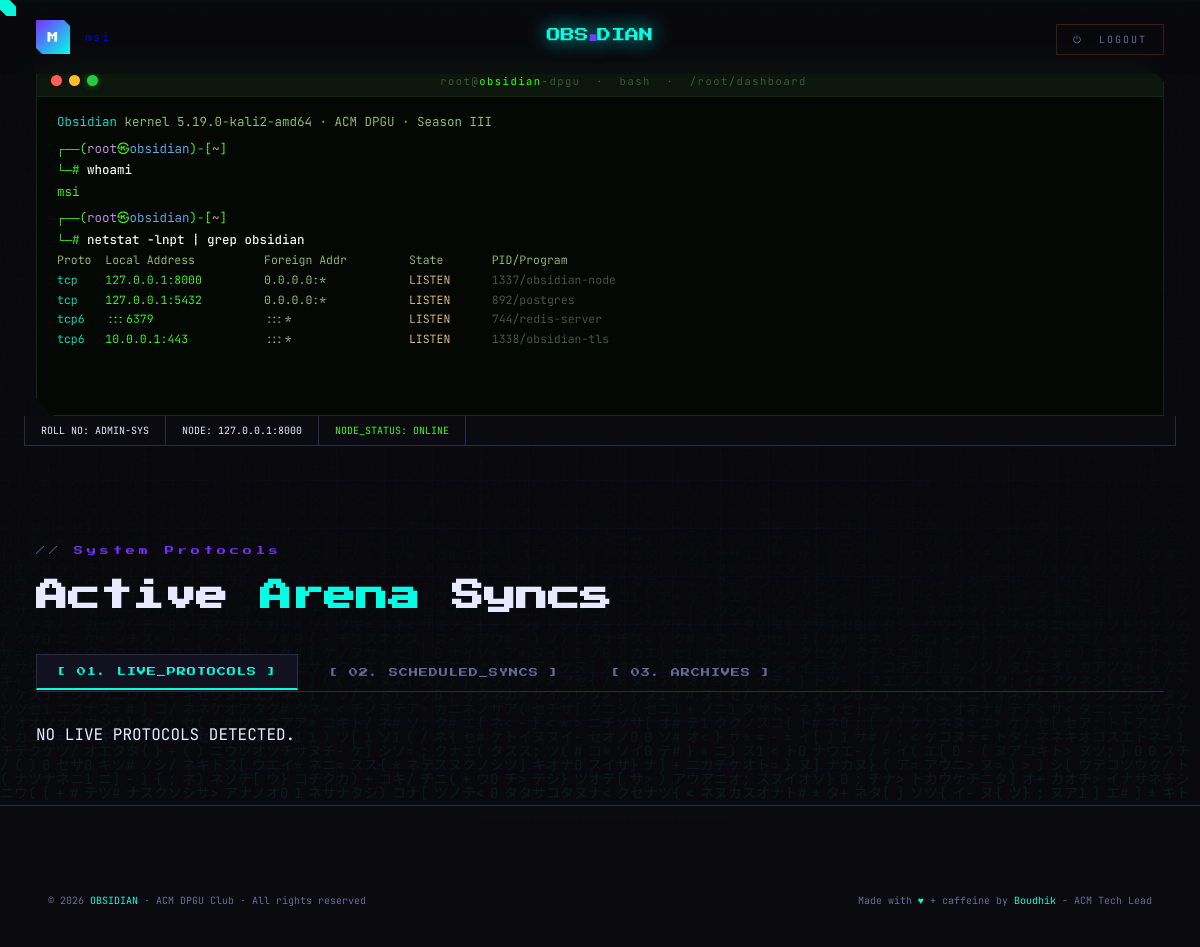
The page /dashboard/ (signed in) on the database as committed earlier.
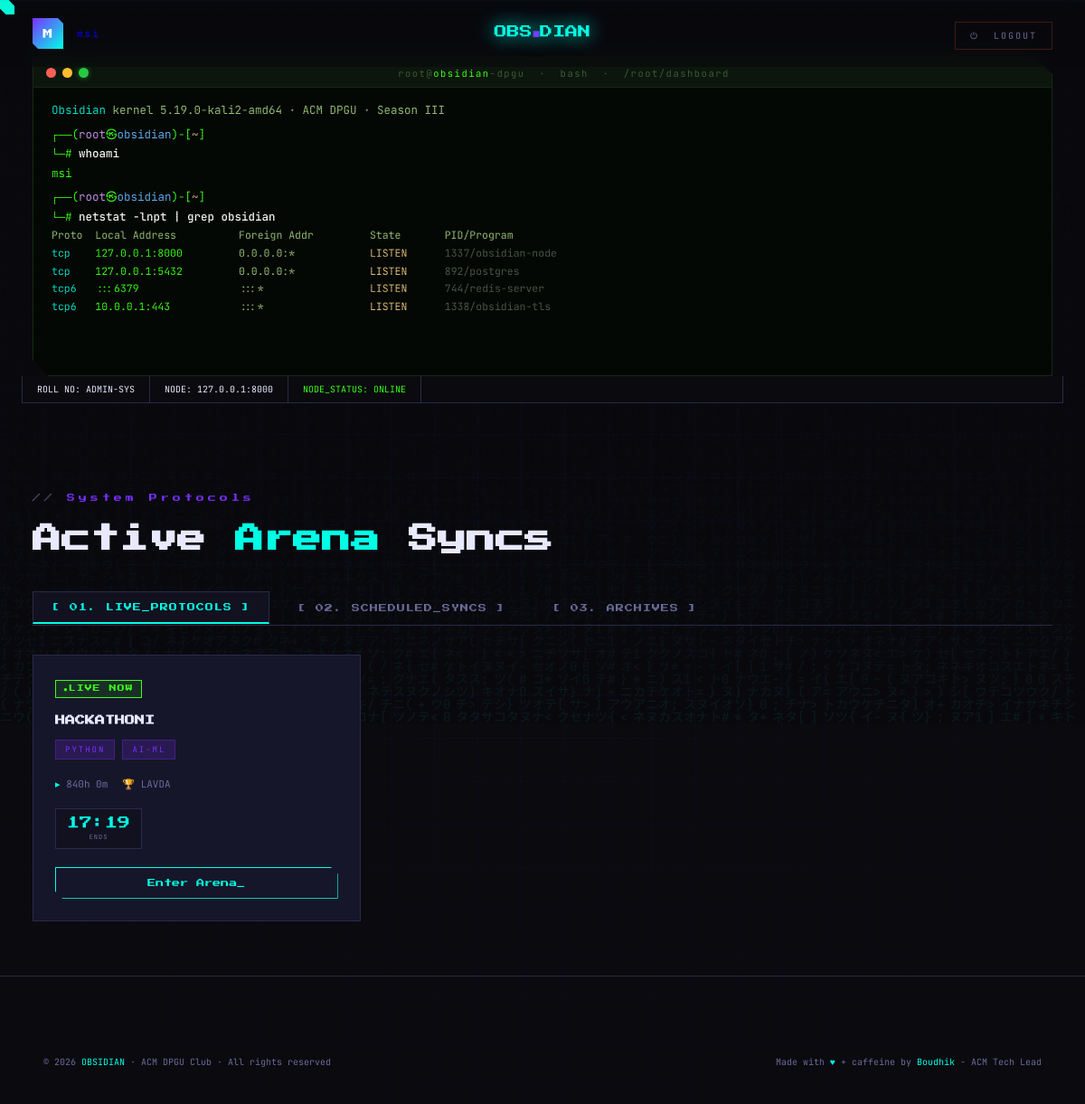
The same page on the database as committed later.
### home/models.py (models this page shows, shortened)
class Profile(models.Model):
    user = models.OneToOneField(User, on_delete=models.CASCADE)
    full_name = models.CharField(max_length=100)
    roll_no = models.CharField(max_length=20, unique=True)
    total_score = models.IntegerField(default=0)

class Contest(models.Model):
    name = models.CharField(max_length=200)
    description = models.TextField()
    start_time = models.DateTimeField()
    end_time = models.DateTimeField()
    passkey = models.CharField(max_length=50, blank=True, null=True)
    tags = models.CharField(max_length=200, blank=True, help_text="Comma-separated tags (e.g. AI, WEB, DSA)")
    prize = models.CharField(max_length=100, blank=True, help_text="Prize pool info")
    penalty_minutes = models.IntegerField(default=10, help_text="Penalty in minutes added per wrong submission")
    problems = models.ManyToManyField(Problem, through='ContestProblem', related_name='contests')

### home/views.py (the view)
# urls.py: path('dashboard/', views.dashboard_view, name='dashboard'),
@login_required
def dashboard_view(request):
    now = timezone.now()
    live_contests = Contest.objects.filter(start_time__lte=now, end_time__gte=now)
    for contest in live_contests:
        contest.seconds_remaining = int((contest.end_time - now).total_seconds())
    upcoming_contests = Contest.objects.filter(start_time__gt=now).order_by('start_time')
    archived_contests = Contest.objects.filter(end_time__lt=now).order_by('-end_time')
    try:
        user_profile = request.user.profile
    except Profile.DoesNotExist:
        user_profile = Profile.objects.create(
            user=request.user,
            full_name=request.user.username,
            roll_no="ADMIN-SYS"
        )
    context = {
        'live_contests': live_contests,
        'upcoming_contests': upcoming_contests,
        'archived_contests': archived_contests,
        'profile': user_profile,
    }
    return render(request, 'home/dashboard.html', context)

### home/templatetags/home_extras.py (called while the page is built)
@register.filter(name='split')
def split(value, arg):
    return value.split(arg)

@register.filter(name='trim')
def trim(value):
    return value.strip()

@register.filter(name='duration')
def duration(start_time, end_time):
    if not start_time or not end_time:
        return ""
    diff = end_time - start_time
    total_seconds = int(diff.total_seconds())
    hours = total_seconds // 3600
    minutes = (total_seconds % 3600) // 60
    if hours > 0:
        return f"{hours}h {minutes}m"
    return f"{minutes}m"

### home/templates/home/dashboard.html (shortened to what this page needs)
{% extends 'home/base.html' %}
{% load static %}
{% load home_extras %}
{% block content %}
<header class="dash-header">
  <a href="{% url 'profile' %}" class="dash-profile">
    <div class="nav-avatar">
      {{ user.username|first|upper }}
    </div>
    <span class="nav-username">{{ user.username }}</span>
  </a>
  <a href="{% url 'main-home' %}" class="dash-logo">
    OBS<span>■</span>DIAN
  </a>
  <div class="dash-right">
    <a href="{% url 'logout' %}" class="dash-logout">
      ⏻ &nbsp;Logout
    </a>
  </div>
</header>
<div class="dashboard">
  <div class="ob-term-wrap">
    <div class="ob-terminal" role="region" aria-label="Obsidian system terminal">
      <div class="ob-titlebar">
        <div class="ob-dots">
          <span class="ob-dot ob-dot-r"></span>
          <span class="ob-dot ob-dot-y"></span>
          <span class="ob-dot ob-dot-g"></span>
        </div>
        <div class="ob-tab-title">
          root&#64;<span class="hl">obsidian</span>-dpgu &nbsp;·&nbsp; bash &nbsp;·&nbsp; /root/dashboard
        </div>
      </div>
      <div class="ob-term-body" id="termBody">
        <span class="tl" id="tl-boot">
          <span class="tc-out"><span class="tc-cyan">Obsidian</span> kernel 5.19.0-kali2-amd64  ·  ACM DPGU  ·  Season III</span>
        </span>
        <span class="tl" id="tl-boot-b"><span class="tc-blank"></span></span>
        <span class="tl" id="tl-p1">
          <span class="tc-prompt">┌──(<span style="color:#c792ea">root</span>㉿<span style="color:#61afef">obsidian</span>)-[<span style="color:#e5c07b">~</span>]</span>
          <span class="tc-bot">└─<span style="color:#39ff14">#</span> <span class="tc-cmd" id="tc1"></span></span>
        </span>
        <span class="tl" id="tl-o1">
          <span class="tc-out"><span class="tc-green">{{ user.username }}</span></span>
        </span>
        <span class="tl" id="tl-b1"><span class="tc-blank"></span></span>
        <span class="tl" id="tl-p2">
          <span class="tc-prompt">┌──(<span style="color:#c792ea">root</span>㉿<span style="color:#61afef">obsidian</span>)-[<span style="color:#e5c07b">~</span>]</span>
          <span class="tc-bot">└─<span style="color:#39ff14">#</span> <span class="tc-cmd" id="tc2"></span></span>
        </span>
        <span class="tl" id="tl-o2a">
          <span class="tc-table tc-gray">Proto  Local Address          Foreign Addr         State       PID/Program</span>
        </span>
        <span class="tl" id="tl-o2b">
          <span class="tc-table"><span class="tc-cyan">tcp    </span><span class="tc-green">127.0.0.1:8000         </span>0.0.0.0:*            <span class="tc-yellow">LISTEN</span>      <span class="tc-gray">1337/obsidian-node</span></span>
        </span>
        <span class="tl" id="tl-o2c">
          <span class="tc-table"><span class="tc-cyan">tcp    </span><span class="tc-green">127.0.0.1:5432         </span>0.0.0.0:*            <span class="tc-yellow">LISTEN</span>      <span class="tc-gray">892/postgres</span></span>
        </span>
        <span class="tl" id="tl-o2d">
          <span class="tc-table"><span class="tc-cyan">tcp6   </span><span class="tc-green">:::6379                </span>:::*                 <span class="tc-yellow">LISTEN</span>      <span class="tc-gray">744/redis-server</span></span>
        </span>
        <span class="tl" id="tl-o2e">
          <span class="tc-table"><span class="tc-cyan">tcp6   </span><span class="tc-green">10.0.0.1:443           </span>:::*                 <span class="tc-yellow">LISTEN</span>      <span class="tc-gray">1338/obsidian-tls</span></span>
        </span>
        <span class="tl" id="tl-b2"><span class="tc-blank"></span></span>
      </div></div></div>
  <div class="tui-status-bar">
    <div class="tui-block">ROLL NO: {{ profile.roll_no|default:"UNVERIFIED" }}</div>
    <div class="tui-block">NODE: 127.0.0.1:8000</div>
    <div class="tui-block alert">NODE_STATUS: ONLINE</div>
  </div>
  <div class="arena-section">
    <div class="section-label">System Protocols</div>
    <h2 class="section-title">Active <span>Arena</span> Syncs</h2>
    <div class="tui-tabs">
      <button class="tui-tab active" onclick="switchTab('live')">[ 01. LIVE_PROTOCOLS ]</button>
      <button class="tui-tab" onclick="switchTab('upcoming')">[ 02. SCHEDULED_SYNCS ]</button>
      <button class="tui-tab" onclick="switchTab('archived')">[ 03. ARCHIVES ]</button>
    </div>
    <div id="tab-live" class="tab-content active">
      <div class="events-grid">
        {% for contest in live_contests %}
        <div class="event-card">
          <div class="event-status live">LIVE NOW</div>
          <h3 class="event-name">{{ contest.name|upper }}</h3>
          <div class="event-tags" style="margin-bottom: 20px;">
            {% if contest.tags %}
              {% with contest.tags|split:"," as tag_list %}
                {% for tag in tag_list %}
                  <span class="tag">{{ tag|trim|upper }}</span>
                {% endfor %}
              {% endwith %}
            {% else %}
              <span class="tag">GENERAL</span>
            {% endif %}
          </div>
          <div class="event-meta">
            <span>{{ contest.start_time|duration:contest.end_time }}</span>
            {% if contest.prize %}<span class="prize-meta">{{ contest.prize|upper }}</span>{% endif %}
          </div>
          <div class="event-timer">
            <div class="count-box">
              <span class="count-num">{{ contest.end_time|date:"H:i" }}</span>
              <span class="count-label">ENDS</span>
            </div>
          </div>
          <a href="#" class="dg-connect-btn enter-arena" data-contest-id="{{ contest.id }}" data-has-passkey="{% if contest.passkey %}1{% else %}0{% endif %}">Enter Arena_</a>
        </div>
        {% empty %}
        <div class="empty-data">NO LIVE PROTOCOLS DETECTED.</div>
        {% endfor %}
      </div>
    </div>
  </div>
</div>
{% endblock %}

### home/templates/home/base.html (shortened to what this page needs)
{% load static %}
<!DOCTYPE html>
<html lang="en">
<head>
<link rel="stylesheet" type="text/css" href="{% static 'home/css/style.css' %}">
</head>
<body>
<div class="cursor" id="cursor"></div>
<div class="pixel-grid"></div>
<main>
    {% block content %}
    {% endblock %}
</main>
{% block page_footer %}
<footer>
  <div class="footer-inner">
    <div class="footer-bottom" style="border-top: none; display: flex; justify-content: space-between; align-items: center;">
      <p>© 2026 <span>OBSIDIAN</span> · ACM DPGU Club · All rights reserved</p>
      <p>Made with <span>♥</span> + caffeine by <span>Boudhik</span> - ACM Tech Lead</p>
    </div>
  </div>
</footer>
{% endblock %}
</body>
</html>

### home/static/home/css/style.css (style rules this page uses)
:root { --obsidian: #0a0a0f; --deep: #0d0d1a; --surface: #111120; --card: #16162a; --border: #2a2a4a; --cyan: #00ffe5; --cyan-dim: #00ffe540; --purple: #7b2fff; --purple-dim: #7b2fff30; --lava: #ff5c1a; --green: #39ff14; --white: #e8e8ff; --muted: #6b6b9a; --pixel: 4px; }
* { margin: 0; padding: 0; box-sizing: border-box; }
html { scroll-behavior: smooth; }
body { background: var(--obsidian); color: var(--white); font-family: 'JetBrains Mono', monospace; overflow-x: hidden; cursor: none; }
.cursor { width: 16px; height: 16px; background: var(--cyan); position: fixed; top: 0; left: 0; pointer-events: none; z-index: 9999; image-rendering: pixelated; clip-path: polygon(0 0, 60% 0, 100% 40%, 100% 100%, 40% 100%, 0 60%); transition: transform 0.1s; mix-blend-mode: difference; }
.pixel-grid { position: fixed; inset: 0; background-image: linear-gradient(rgba(124, 58, 237, 0.045) 1px, transparent 1px), linear-gradient(90deg, rgba(124, 58, 237, 0.045) 1px, transparent 1px); background-size: 48px 48px; pointer-events: none; z-index: 0; mask-image: radial-gradient(ellipse 80% 80% at 50% 50%, black 20%, transparent 85%); -webkit-mask-image: radial-gradient(ellipse 80% 80% at 50% 50%, black 20%, transparent 85%); }
.nav-avatar { width: 34px; height: 34px; clip-path: polygon(0 0, calc(100% - 6px) 0, 100% 6px, 100% 100%, 6px 100%, 0 calc(100% - 6px)); background: linear-gradient(135deg, var(--purple), var(--cyan)); display: flex; align-items: center; justify-content: center; font-family: 'Press Start 2P', monospace; font-size: 11px; color: #fff; flex-shrink: 0; box-shadow: 0 0 12px rgba(123, 47, 255, 0.45); transition: box-shadow 0.2s; cursor: pointer; }
.nav-username { font-family: 'JetBrains Mono', monospace; font-size: 11px; letter-spacing: 2px; color: var(--muted); text-decoration: none; text-transform: lowercase; transition: color 0.2s; white-space: nowrap; }
.section-label { font-family: 'Press Start 2P', monospace; font-size: 9px; color: var(--purple); letter-spacing: 4px; margin-bottom: 16px; display: flex; align-items: center; gap: 12px; }
.section-label::before { content: '//'; color: var(--muted); }
.section-title { font-family: 'Press Start 2P', monospace; font-size: clamp(18px, 3vw, 32px); color: var(--white); line-height: 1.6; margin-bottom: 24px; }
.section-title span { color: var(--cyan); }
.events-grid { display: grid; grid-template-columns: repeat(3, 1fr); gap: 16px; }
.event-card { background: var(--card); border: 1px solid var(--border); padding: 28px; position: relative; overflow: hidden; transition: all 0.3s; cursor: none; }
.event-status { display: inline-flex; align-items: center; gap: 6px; font-size: 9px; letter-spacing: 2px; margin-bottom: 16px; padding: 4px 12px; border-radius: 0; }
.event-status.live { background: rgba(57,255,20,0.1); color: var(--green); border: 1px solid rgba(57,255,20,0.3); }
.event-status.live::before { content: '●'; animation: blink 1s infinite; }
.event-name { font-family: 'Press Start 2P', monospace; font-size: 13px; color: var(--white); line-height: 1.8; margin-bottom: 12px; }
.event-meta { font-size: 11px; color: var(--muted); margin-bottom: 20px; display: flex; gap: 16px; flex-wrap: wrap; }
.event-meta span::before { content: '▸ '; color: var(--cyan); }
.count-box { background: var(--surface); border: 1px solid var(--border); padding: 8px 12px; text-align: center; min-width: 52px; }
.count-num { font-family: 'Press Start 2P', monospace; font-size: 16px; color: var(--cyan); display: block; }
.count-label { font-size: 7px; color: var(--muted); letter-spacing: 2px; margin-top: 4px; display: block; }
.event-tags { display: flex; gap: 8px; flex-wrap: wrap; }
.tag { font-size: 9px; letter-spacing: 2px; padding: 4px 10px; background: var(--purple-dim); color: var(--purple); border: 1px solid rgba(123,47,255,0.3); }
footer { background: var(--obsidian); border-top: 1px solid var(--border); padding: 60px 48px 40px; }
.footer-inner { max-width: 1200px; margin: 0 auto; }
.footer-bottom { border-top: 1px solid var(--border); padding-top: 28px; display: flex; justify-content: space-between; align-items: center; }
.footer-bottom p { font-size: 10px; color: var(--muted); }
.footer-bottom span { color: var(--cyan); }

Rows that differ between the two databases and show on the page:
now on this page (row edited): Contest: name "HACKATHONI", tag_list "PYTHON" "AI-ML", start_time|duration "840h 0m", prize "LAVDA", end_time "17:19"
Other text that changed with them:
text no longer shown: "NO LIVE PROTOCOLS DETECTED."
